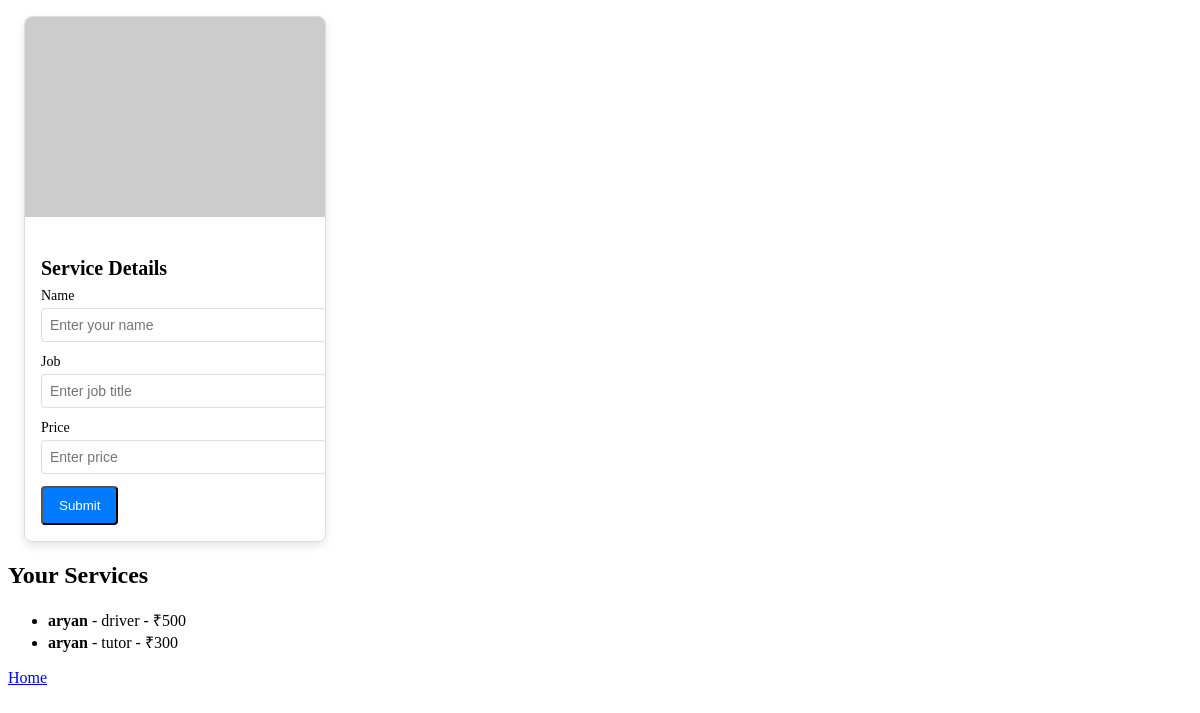
The page /profile/ (signed in) on the database its author committed.
### webapp/models.py (models this page shows, shortened)
class Service(models.Model):
    user = models.ForeignKey(signindb, on_delete=models.CASCADE, null=True)  # Link to signindb
    name = models.CharField(max_length=100)
    job = models.CharField(max_length=100)
    price = models.IntegerField()

### webapp/views.py (the view)
# urls.py: path('profile/', views.profile_page, name='profile'),
def profile_page(request):
    if 'username' in request.session:  # Check if user is logged in
        current_user = signindb.objects.get(username=request.session['username'])
        user_services = Service.objects.filter(user=current_user)   # Correct association
        return render(request, 'profile.html', {'services': user_services})

### webapp/templates/profile.html (shortened to what this page needs)
<!DOCTYPE html>
<html lang="en">
<head>
</head>
<body>
    <div class="card">
        <img src="https://via.placeholder.com/300x200" alt="Card Image">
        <div class="card-body">
            <h3 class="card-title">Service Details</h3>
            <form method="POST" action="{% url 'service_view' %}">
                <div class="form-group">
                    <label for="name">Name</label>
                    <input type="text" id="name" name="name" placeholder="Enter your name" required>
                </div>
                <div class="form-group">
                    <label for="job">Job</label>
                    <input type="text" id="job" name="job" placeholder="Enter job title" required>
                </div>
                <div class="form-group">
                    <label for="price">Price</label>
                    <input type="number" id="price" name="price" placeholder="Enter price" required>
                </div>
                <button type="submit" class="card-button">Submit</button>
                  </form>
        </div>
    </div>
 <h2>Your Services</h2>
    <ul>
        {% for service in services %}
            <li>
                <strong>{{ service.name }}</strong> - {{ service.job }} - ₹{{ service.price }}
            </li>
        {% empty %}
            <li>You have not posted any services.</li>
        {% endfor %}
    </ul>
<a href="{% url 'home1' %}" class="btn">Home</a>
</body>
</html>

### webapp/templates/profile.html (style rules this page uses)
.card { width: 300px; border: 1px solid #ddd; border-radius: 8px; box-shadow: 0 4px 8px rgba(0, 0, 0, 0.1); overflow: hidden; margin: 16px; }
.card img { width: 100%; height: 200px; object-fit: cover; }
.card-body { padding: 16px; }
.card-title { font-size: 20px; margin-bottom: 8px; }
.form-group { margin-bottom: 12px; }
.form-group label { display: block; font-size: 14px; margin-bottom: 4px; }
.form-group input { width: 100%; padding: 8px; border: 1px solid #ddd; border-radius: 4px; font-size: 14px; }
.card-button { display: inline-block; padding: 10px 16px; background-color: #007bff; color: white; text-decoration: none; border-radius: 4px; text-align: center; display: block; margin-top: 12px; }

### rows shown on the page
Service: name "aryan", job "driver", price "500"
Service: name "aryan", job "tutor", price "300"
